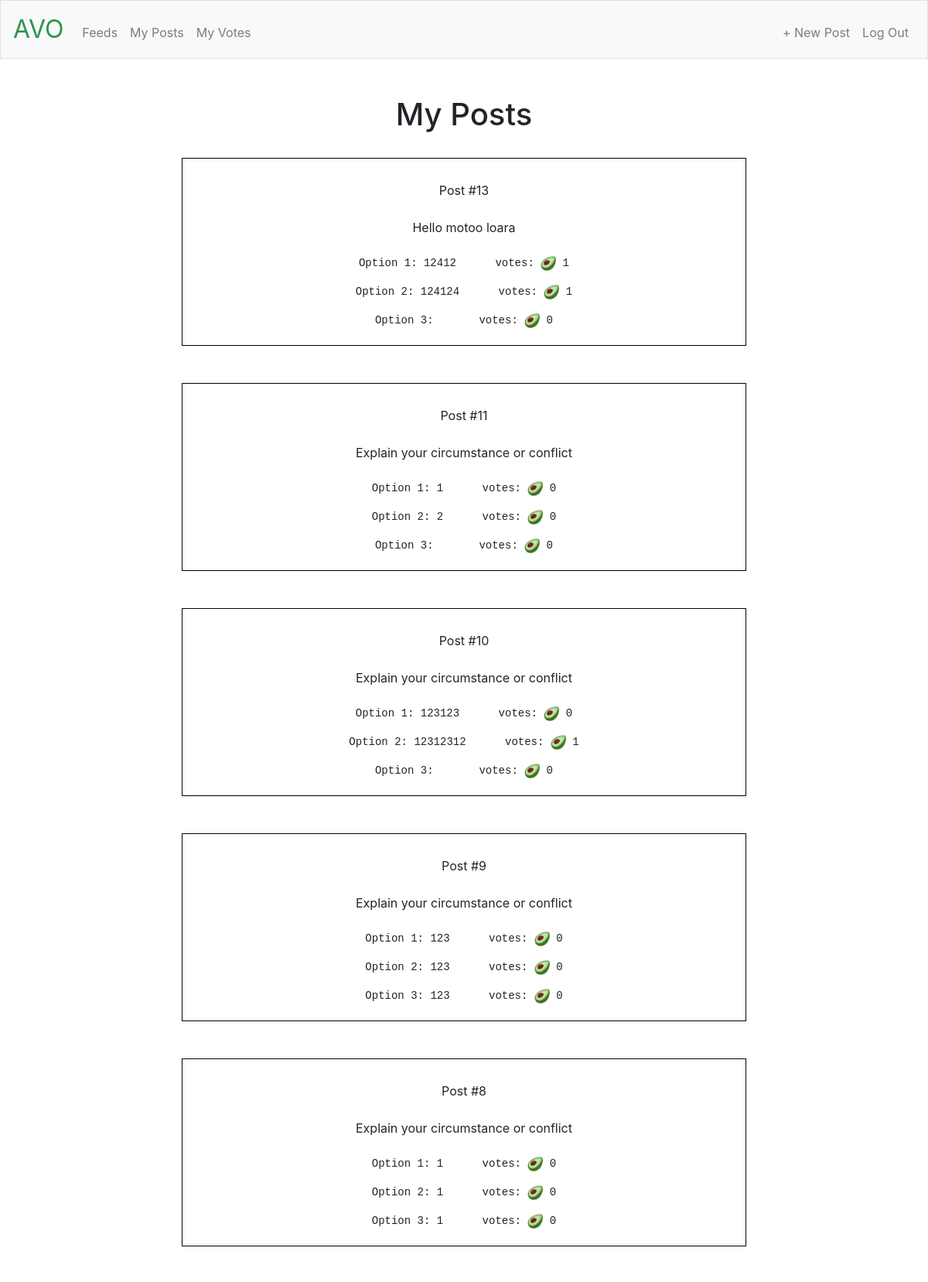
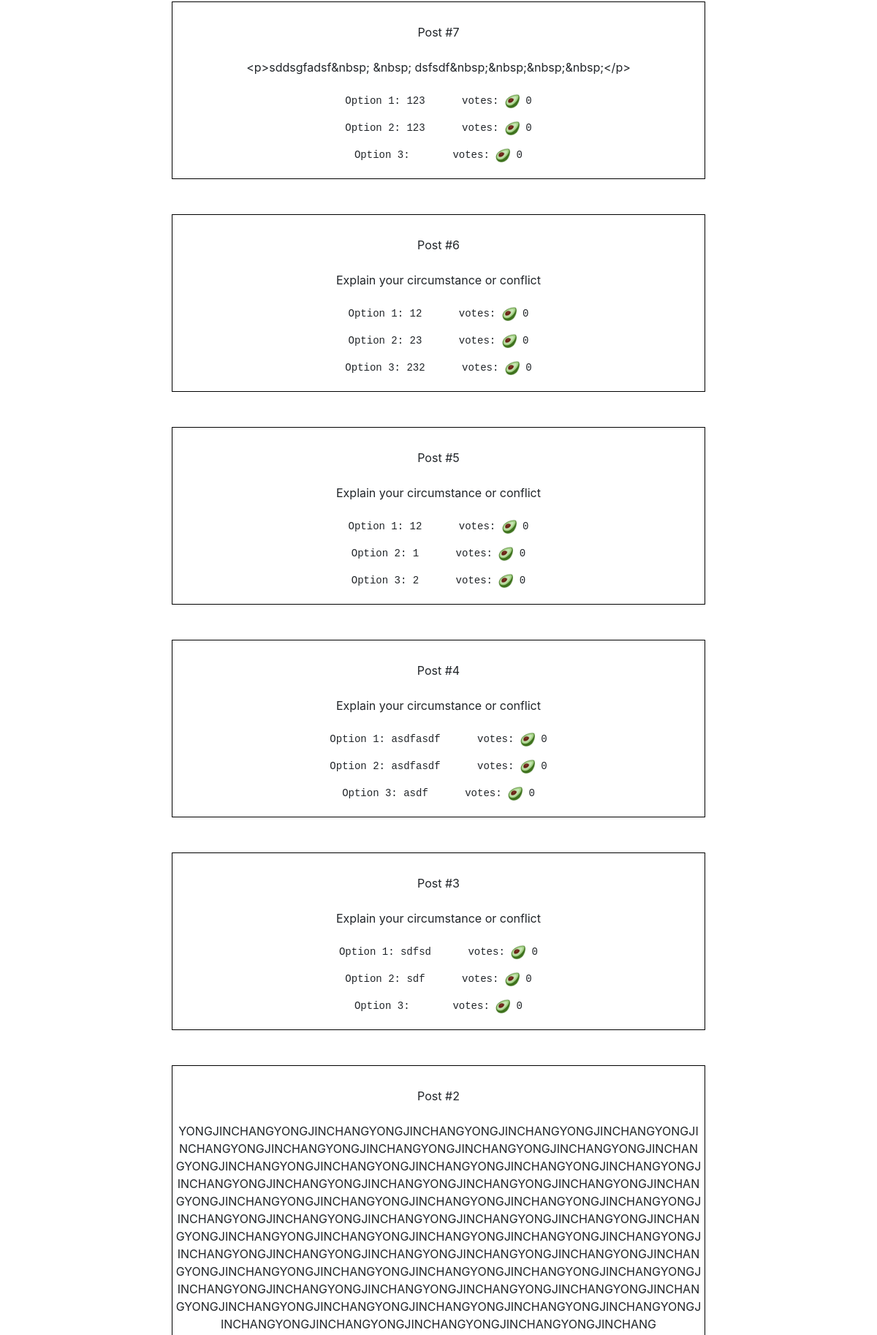
Page /mypost (signed in, upper part) on the committed database (2 pictures, top to bottom).
### tables this page shows
CREATE TABLE posts (id INTEGER PRIMARY KEY AUTOINCREMENT NOT NULL, user_id INT, text TEXT, option1 TEXT, option2 TEXT, option3 TEXT, option1_count INT DEFAULT(0), option2_count INT DEFAULT(0), option3_count INT DEFAULT(0), time TEXT DEFAULT CURRENT_TIMESTAMP, FOREIGN KEY(user_id) REFERENCES user(id));

### application.py (the view)
@app.route("/mypost", methods=["GET", "POST"])
@login_required
def mypost():
    if request.method == "GET":
        rows = db.execute("SELECT * FROM posts WHERE user_id=:user_id ORDER BY id DESC", user_id=session["user_id"])
        return render_template("mypost.html", rows=rows)

### application.py (called while the page is built)
@app.after_request
def after_request(response):
    response.headers["Cache-Control"] = "no-cache, no-store, must-revalidate"
    response.headers["Expires"] = 0
    response.headers["Pragma"] = "no-cache"
    return response

### helpers.py (called while the page is built)
def login_required(f):
    @wraps(f)
    def decorated_function(*args, **kwargs):
        if session.get("user_id") is None:
            return redirect("/login")
        return f(*args, **kwargs)
    return decorated_function

### templates/mypost.html (shortened to what this page needs)
{% extends "layout.html" %}
{% block main %}
    <h1>My Posts</h1>
    <br>
    {% for row in rows %}
        <div class="post">
            <br>
            <div>Post #{{ row["id"] }}</div>
            <br>
            <div class="text">{{ row["text"] }}</div>
            <br>
            <pre>Option 1: {{ row["option1"] }}      votes: <image class="avo" src="/static/favicon.ico"/> {{ row["option1_count"] }}</pre>
            <pre>Option 2: {{ row["option2"] }}      votes: <image class="avo" src="/static/favicon.ico"/> {{ row["option2_count"] }}</pre>
            <pre>Option 3: {{ row["option3"] }}      votes: <image class="avo" src="/static/favicon.ico"/> {{ row["option3_count"] }}</pre>
        </div>
        <br>
        <br>
    {% endfor %}
{% endblock %}

### static/styles.css (style rules this page uses)
main img { max-width: 100%; }
.post { margin-left: auto; margin-right: auto; width: 70%; word-wrap: break-word; border:1px solid black; padding: 5px 5px; }
.avo { width: 20px; }

### rows in the picture
posts: id "13", text "Hello motoo loara", option1 "12412", option1_count "1", option2 "124124", option2_count "1", option3_count "0"
posts: id "11", text "Explain your circumstance or conflict", option1 "1", option1_count "0", option2 "2", option2_count "0", option3_count "0"
posts: id "10", text "Explain your circumstance or conflict", option1 "123123", option1_count "0", option2 "12312312", option2_count "1", option3_count "0"
posts: id "9", text "Explain your circumstance or conflict", option1 "123", option1_count "0", option2 "123", option2_count "0", option3 "123", option3_count "0"
posts: id "8", text "Explain your circumstance or conflict", option1 "1", option1_count "0", option2 "1", option2_count "0", option3 "1", option3_count "0"
posts: id "7", text "<p>sddsgfadsf&nbsp; &nbsp; dsfsdf&nbsp;&nbsp;&nbsp;&nbsp;</p>", option1 "123", option1_count "0", option2 "123", option2_count "0", option3_count "0"
posts: id "6", text "Explain your circumstance or conflict", option1 "12", option1_count "0", option2 "23", option2_count "0", option3 "232", option3_count "0"
posts: id "5", text "Explain your circumstance or conflict", option1 "12", option1_count "0", option2 "1", option2_count "0", option3 "2", option3_count "0"
posts: id "4", text "Explain your circumstance or conflict", option1 "asdfasdf", option1_count "0", option2 "asdfasdf", option2_count "0", option3 "asdf", option3_count "0"
posts: id "3", text "Explain your circumstance or conflict", option1 "sdfsd", option1_count "0", option2 "sdf", option2_count "0", option3_count "0"
posts: id "2", text "YONGJINCHANGYONGJINCHANGYONGJINCHANGYONGJINCHANGYONGJINCHANGYONGJINCHANGYONGJINCHANGYONGJINCHANGYONGJINCHANGYONGJINCHANGYONGJINCHANGYONGJINCHANGYONGJINCHANGYONGJINCHANGYONGJINCHANGYONGJINCHANGYONGJINCHANGYONGJINCHANGYONGJINCHANGYONGJINCHANGYONGJINCHANGYONGJINCHANGYONGJINCHANGYONGJINCHANGYONGJINCHANGYONGJINCHANGYONGJINCHANGYONGJINCHANGYONGJINCHANGYONGJINCHANGYONGJINCHANGYONGJINCHANGYONGJINCHANGYONGJINCHANGYONGJINCHANGYONGJINCHANGYONGJINCHANGYONGJINCHANGYONGJINCHANGYONGJINCHANGYONGJINCHANGYONGJINCHANGYONGJINCHANGYONGJINCHANGYONGJINCHANGYONGJINCHANGYONGJINCHANGYONGJINCHANGYONGJINCHANGYONGJINCHANGYONGJINCHANGYONGJINCHANGYONGJINCHANGYONGJINCHANGYONGJINCHANGYONGJINCHANGYONGJINCHANGYONGJINCHANGYONG…"
